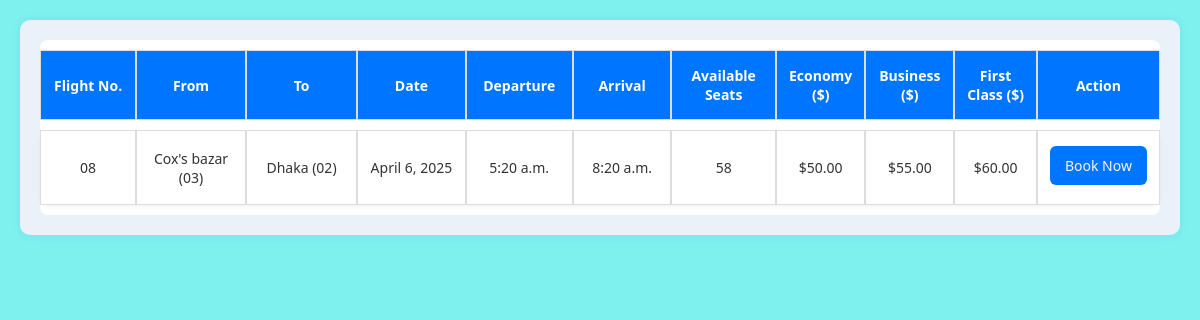
Screenshot of /flight/12/ with the database file from the repository.
### AirLine/models.py (models this page shows, shortened)
class Flight(models.Model):
    flight_number = models.CharField(max_length=20, unique=True, verbose_name="Flight Number")
    flight_name = models.CharField(max_length=100, verbose_name="Flight Name")
    source_airport = models.ForeignKey(Airport, related_name="departing_flights", on_delete=models.CASCADE, verbose_name="Source Airport")
    destination_airport = models.ForeignKey(Airport, related_name="arriving_flights", on_delete=models.CASCADE, verbose_name="Destination Airport")
    date = models.DateField(verbose_name="Flight Date")
    departure_time = models.TimeField(null=True, blank=True, verbose_name="Departure Time")
    arrival_time = models.TimeField(null=True, blank=True, verbose_name="Arrival Time")
    available_seats = models.PositiveIntegerField(default=50, verbose_name="Available Seats")
    economy_price = models.DecimalField(max_digits=10, decimal_places=2, verbose_name="Economy Class Price")
    business_price = models.DecimalField(max_digits=10, decimal_places=2, verbose_name="Business Class Price")
    first_class_price = models.DecimalField(max_digits=10, decimal_places=2, verbose_name="First Class Price")
    created_at = models.DateTimeField(auto_now_add=True, verbose_name="Created At")
    updated_at = models.DateTimeField(auto_now=True, verbose_name="Last Updated")
    class Meta:
        verbose_name = "Flight"
        verbose_name_plural = "Flights"
        ordering = ['date', 'departure_time']

class Airport(models.Model):
    name = models.CharField(max_length=100, verbose_name="Airport Name")
    city = models.CharField(max_length=100, verbose_name="City")
    country = models.CharField(max_length=100, verbose_name="Country")
    code = models.CharField(max_length=10, unique=True, verbose_name="Airport Code (IATA/ICAO)")
    class Meta:
        verbose_name = "Airport"
        verbose_name_plural = "Airports"
        ordering = ['city', 'name']

### AirLine/views.py (the view)
# urls.py: path('flight/<int:flight_id>/', views.flight_show, name='flight_show'),
def flight_show(request, flight_id):
    flight = get_object_or_404(Flight, id=flight_id)
    source = request.GET.get('source', flight.source_airport.city)
    destination = request.GET.get('destination', flight.destination_airport.city)
    date = request.GET.get('date', flight.date)
    context = {
        'flights': [flight],
        'source': source,
        'destination': destination,
        'date': date,
    }
    return render(request, 'flight_show.html', context)

### templates/flight_show.html (shortened to what this page needs)
<!DOCTYPE html>
<html lang="en">
<head>
    <link rel="stylesheet" href="/static/css/flight_show.css">
</head>
<body>
    <div class="table-wrapper">
        <div class="actual-result-div">
            <div id="flights_div2">
                {% if flights %}
                    <table class="flight-table">
                        <thead>
                            <tr>
                                <th>Flight No.</th>
                                <th>From</th>
                                <th>To</th>
                                <th>Date</th>
                                <th>Departure</th>
                                <th>Arrival</th>
                                <th>Available Seats</th>
                                <th>Economy ($)</th>
                                <th>Business ($)</th>
                                <th>First Class ($)</th>
                                <th>Action</th>
                            </tr>
                        </thead>
                        <tbody>
                            {% for flight in flights %}
                            <tr>
                                <td>{{ flight.flight_number }}</td>
                                <td>{{ flight.source_airport.city }} ({{ flight.source_airport.code }})</td>
                                <td>{{ flight.destination_airport.city }} ({{ flight.destination_airport.code }})</td>
                                <td>{{ flight.date }}</td>
                                <td>{{ flight.departure_time }}</td>
                                <td>{{ flight.arrival_time }}</td>
                                <td>{{ flight.available_seats }}</td>
                                <td>${{ flight.economy_price }}</td>
                                <td>${{ flight.business_price }}</td>
                                <td>${{ flight.first_class_price }}</td>
                                <td>
                                    <a href="{% url 'buy_ticket' %}?flight_id={{ flight.id }}&source_id={{ flight.source_airport.id }}&destination_id={{ flight.destination_airport.id }}&departure_date={{ flight.date }}"
                                       class="details-btn">Book Now</a>
                                </td>
                            </tr>
                            {% endfor %}
                        </tbody>
                    </table>
                {% else %}
                    <p class="error">No flights found for the selected route and date.</p>
                {% endif %}
            </div>
        </div>
    </div>
</body>
</html>

### static/css/flight_show.css (style rules this page uses)
body { background-color: #7ef0ee; font-family: 'Segoe UI', Tahoma, Geneva, Verdana, sans-serif; margin: 0; padding: 20px; }
.table-wrapper { padding: 20px; background-color: #eaf1f8; border-radius: 10px; box-shadow: 0 0 10px rgba(0, 117, 255, 0.1); max-width: 1200px; margin: auto; }
.flight-table { width: 100%; border-collapse: separate; border-spacing: 0 10px; background: #fff; border-radius: 8px; font-size: 14px; color: #333; }
.flight-table thead { background-color: #0075ff; color: #fff; }
.flight-table th, .flight-table td { padding: 15px 12px; text-align: center; border: 1px solid #ddd; vertical-align: middle; }
.flight-table th:nth-child(1), .flight-table td:nth-child(1) { width: 10%; }
.flight-table th:nth-child(2), .flight-table td:nth-child(2), .flight-table th:nth-child(3), .flight-table td:nth-child(3) { width: 12%; }
.flight-table th:nth-child(4), .flight-table td:nth-child(4) { width: 12%; }
.flight-table th:nth-child(5), .flight-table td:nth-child(5), .flight-table th:nth-child(6), .flight-table td:nth-child(6) { width: 10%; }
.flight-table th:nth-child(7), .flight-table td:nth-child(7) { width: 10%; }
.flight-table th:nth-child(8), .flight-table td:nth-child(8), .flight-table th:nth-child(9), .flight-table td:nth-child(9), .flight-table th:nth-child(10), .flight-table td:nth-child(10) { width: 8%; }
.flight-table th:nth-child(11), .flight-table td:nth-child(11) { width: 10%; }
.flight-table tbody tr { min-height: 60px; height: auto; background-color: #fff; border-radius: 10px; box-shadow: 0 2px 5px rgba(0, 0, 0, 0.05); transition: background-color 0.3s; }
.details-btn { display: inline-block; background-color: #0075ff; color: rgb(249, 245, 245); border: none; padding: 10px 15px; cursor: pointer; border-radius: 6px; font-size: 14px; text-decoration: none; white-space: nowrap; overflow: hidden; text-overflow: ellipsis; max-width: 100%; box-sizing: border-box; transition: background-color 0.3s; }
.flight-table td:last-child { max-width: 110px; overflow: hidden; }

### rows the page displays
Flight: flight_number "08", source_airport.city "Cox's bazar", source_airport.code "03", destination_airport.city "Dhaka", destination_airport.code "02", date "April 6, 2025", departure_time "5:20 a.m.", arrival_time "8:20 a.m.", available_seats "58", economy_price "50.00", business_price "55.00", first_class_price "60.00"
